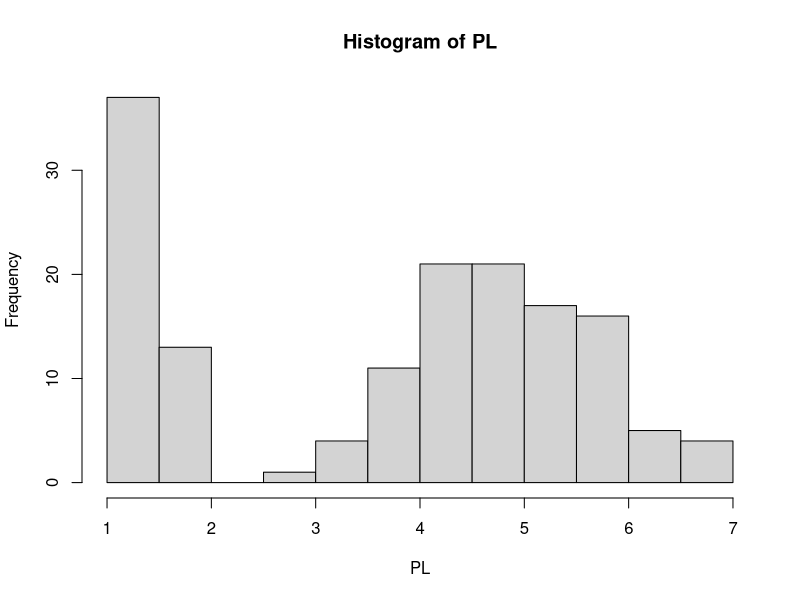

Write R code to recreate this figure.
iris

head(iris)
seq(1, 9, by = 2)
seq(1, 9, by = 3)

#save for later
avg <- (5 + 7 + 6) / 3

#call avg object
avg

words <- c("Hello there,", " how are you?")
words

iris <- iris

vec <- c(1, 4, 10)

fit <- lm(dist ~ speed, data = cars)
fit

class(vec)
summary(vec)

class(fit)
summary(fit)

#get vector of values from iris
PL <- iris$Petal.Length
typeof(PL)
str(PL)
class(PL)

is.vector(PL)

hist(PL)
